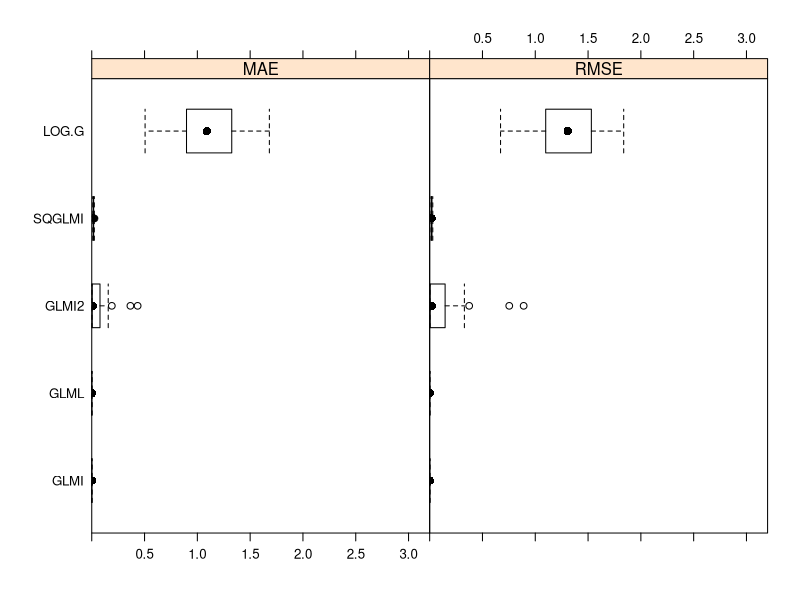
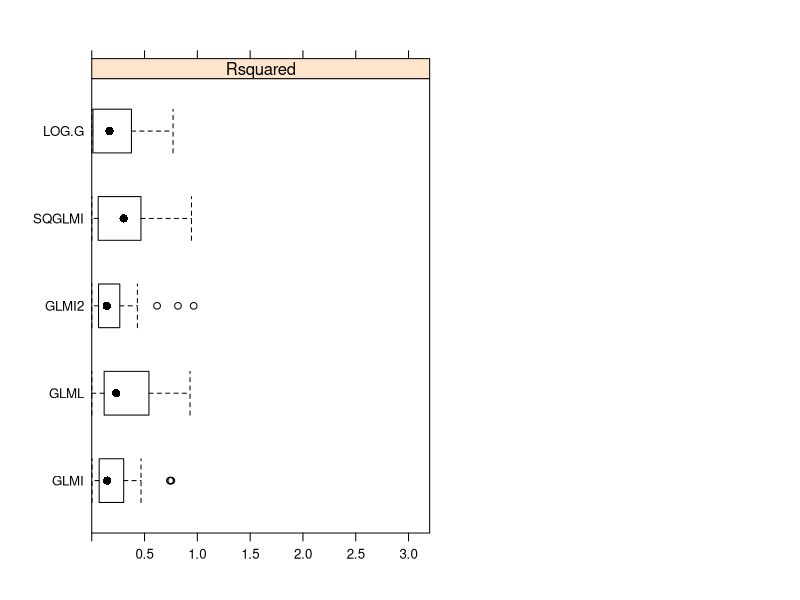
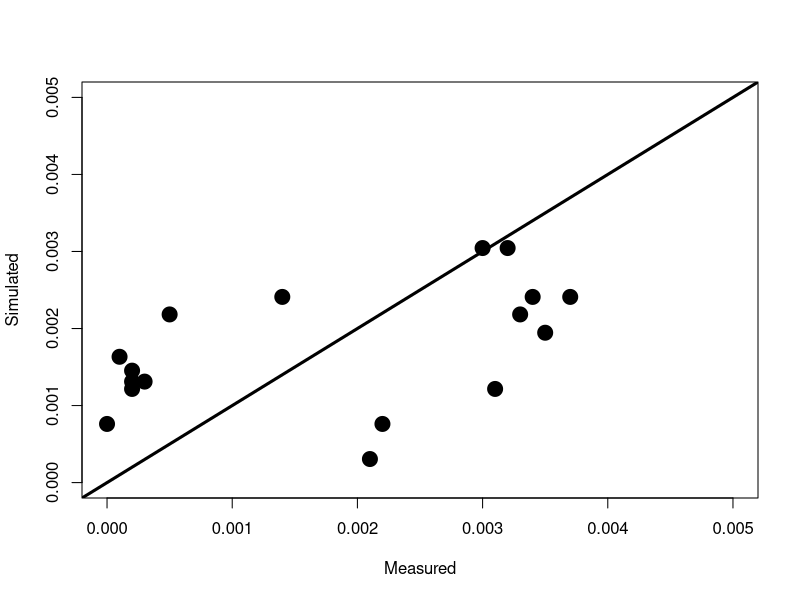

Recreate these plots in R, in order.
library(tidyverse)
library(caret)
#################################
dataf<-read.csv("../MRT data.csv")
dataf$ID<-1:nrow(dataf)
dataf<-dataf%>%dplyr::select(ID,SoilpH,Clay,Sand,Corg,Biomass,Temp,K1,K2)
### Partitioning
set.seed(998)
inTraining <- createDataPartition(dataf$ID, p = .75, list = FALSE)
training <- dataf[ inTraining,]
testing  <- dataf[-inTraining,]

##### Training options
fitControl <- trainControl(## 10-fold CV
  method = "repeatedcv",
  number = 10,
  repeats = 3,
  allowParallel=T)  ## repeated ten times
#############################
############ Here I will try different models and then 
############ I will compare my models 
#######################################################
#1#traning glm with identity link function - log transform
log.glmiden <- train(log(K2) ~ . -ID-K1, data = training, 
                 method = "glmStepAIC", 
                 trControl = fitControl,
                 verbose = FALSE,
                 na.action = na.exclude,
                 family=gaussian(link =identity))

#2#traning glm with identity link function - sqrt transform
sqrt.glmiden <- train(sqrt(K2) ~ . -ID-K1, data = training, 
                 method = "glmStepAIC", 
                 trControl = fitControl,
                 verbose = FALSE,
                 na.action = na.exclude,
                 family=gaussian(link =identity))

#3#traning glm with identity link function
glmiden <- train(K2 ~ . -ID-K1, data = training, 
                 method = "glmStepAIC", 
                 trControl = fitControl,
                 verbose = FALSE,
                 na.action = na.exclude,
                 family=gaussian(link =identity))


#4#traning glm with identity link function and second order 
glmiden2 <- train(K2 ~ .^2 -ID-K1, data = training, 
                 method = "glmStepAIC", 
                 trControl = fitControl,
                 verbose = FALSE,
                 na.action = na.exclude,
                 family=gaussian(link =identity))

#5#traning glm with log link function 
glmlog <- train(K2 ~ . -ID-K1, data = training, 
                 method = "glmStepAIC", 
                 trControl = fitControl,
                 verbose = FALSE,
                 na.action = na.exclude,
                 family=gaussian(link =log))


##########################################
################### Diagnostics-comparison
###########################################
resamps <- resamples(list(GLMI = glmiden,
                          GLMI2 = glmiden2,
                          GLML = glmlog,
                          LOG.G=log.glmiden,
                          SQGLMI=sqrt.glmiden))


trellis.par.set(caretTheme())
bwplot(resamps, layout = c(2, 1),xlim=c(0,3.2))

#1VS1
plot(testing$K2[!is.na(testing$SoilpH)],
     predict(glmiden, newdata = testing[!is.na(testing$SoilpH),]),
     xlim=c(0,0.005),ylim=c(0,0.005),pch=19,cex=2,xlab="Measured",ylab="Simulated")

abline(a=0,b=1,lwd=3)

